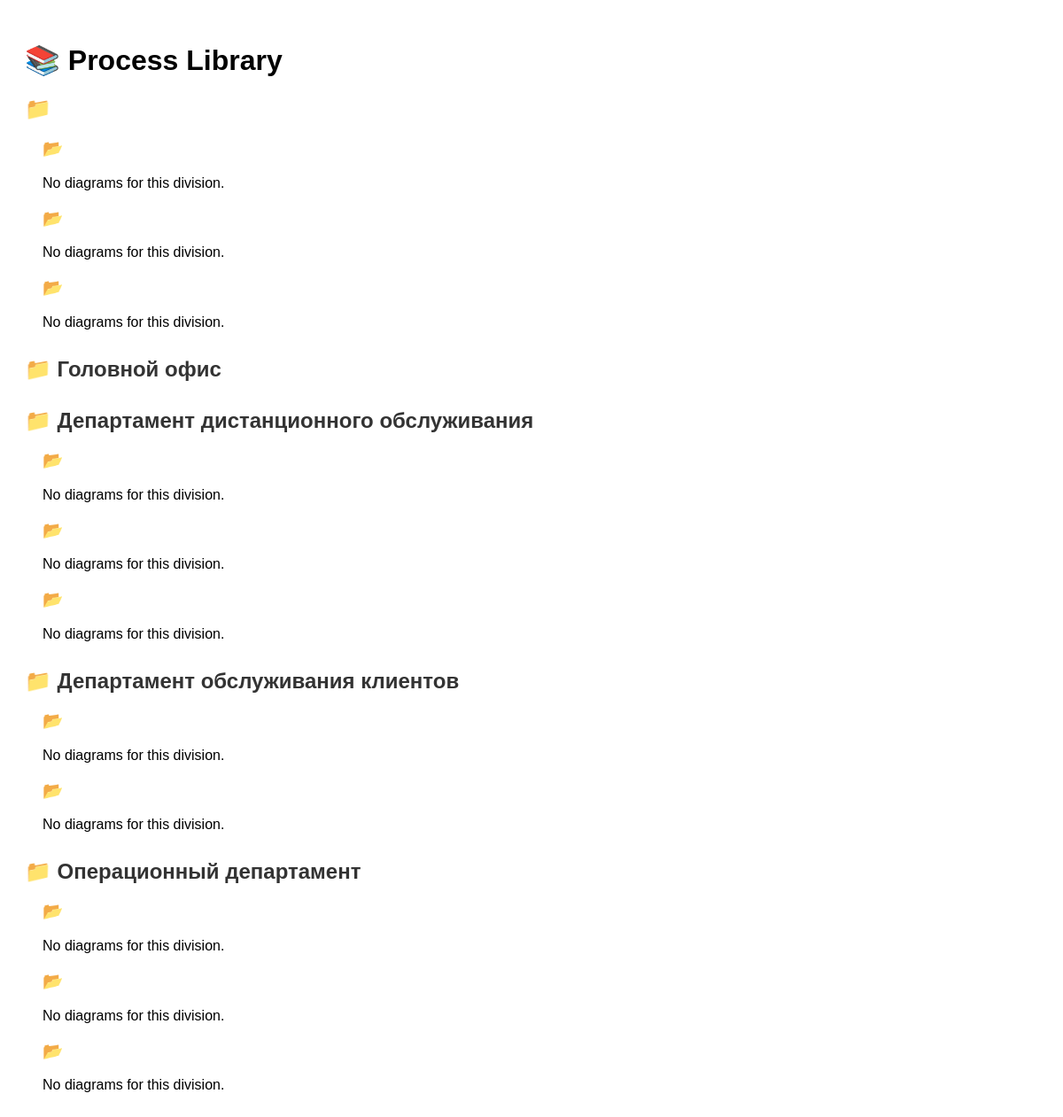
The app's page /ru/control/diagrams/ with its own data.
### control_app/models.py (models this page shows, shortened)
class Department(models.Model):
    name = models.CharField(_("Department"), max_length=200, unique=True)

class Division(models.Model):
    department = models.ForeignKey('Department', on_delete=models.CASCADE, related_name='divisions')
    name = models.CharField(_("Division"), max_length=200)

### control_app/views.py (the view)
# urls.py: path('diagrams/', views.diagram_list, name='diagram_list'),  # Библиотека схем
def diagram_list(request):
    departments = Department.objects.prefetch_related('divisions__processdiagram_set')
    return render(request, 'control_app/diagram_list.html', {
        'departments': departments
    })

### control_app/templates/control_app/diagram_list.html (shortened to what this page needs)
{% load i18n %}
<!DOCTYPE html>
<html lang="{{ LANGUAGE_CODE }}">
<head>
</head>
<body>
    <h1>📚 {% trans "Process Library" %}</h1>
    {% for department in departments %}
        <div class="department">
            <h2>📁 {{ department.name }}</h2>
            {% for division in department.divisions.all %}
                <div class="division">
                    <h3>📂 {{ division.name }}</h3>
                    {% for diagram in division.processdiagram_set.all %}
                        <div class="diagram-card">
                            <div class="diagram-title">{{ diagram.name }}</div>
                            <div class="diagram-meta">
                                {% trans "Created on" %}: {{ diagram.created_at|date:"d.m.Y H:i" }}<br>
                                {% trans "Author" %}: {{ diagram.created_by.username }}
                            </div>
                            <div class="diagram-actions">
                                <a href="#">{% trans "Open" %}</a>
                            </div>
                        </div>
                    {% empty %}
                        <p>{% trans "No diagrams for this division." %}</p>
                    {% endfor %}
                </div>
            {% endfor %}
        </div>
    {% empty %}
        <p>{% trans "No department data available." %}</p>
    {% endfor %}
</body>
</html>

### control_app/templates/control_app/diagram_list.html (style rules this page uses)
body { font-family: Arial, sans-serif; padding: 20px; }
.department { margin-bottom: 30px; }
.department h2 { color: #333; }
.division { margin-left: 20px; margin-bottom: 20px; }

### records on screen
Department: name "Головной офис"
Department: name "Департамент дистанционного обслуживания"
Department: name "Департамент обслуживания клиентов"
Department: name "Операционный департамент"
